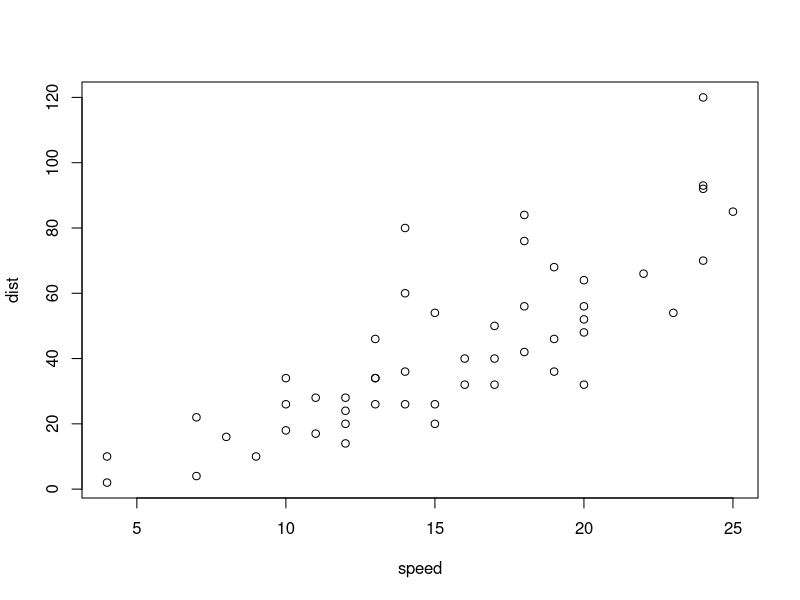
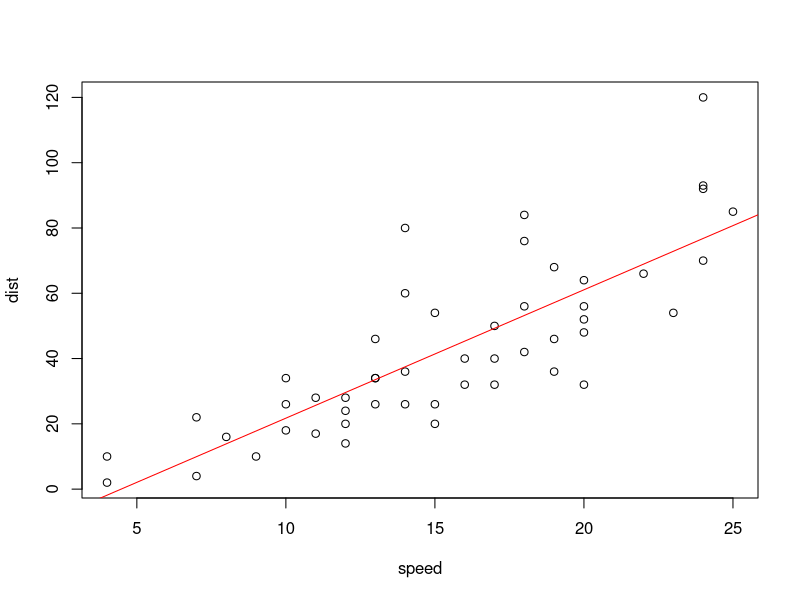
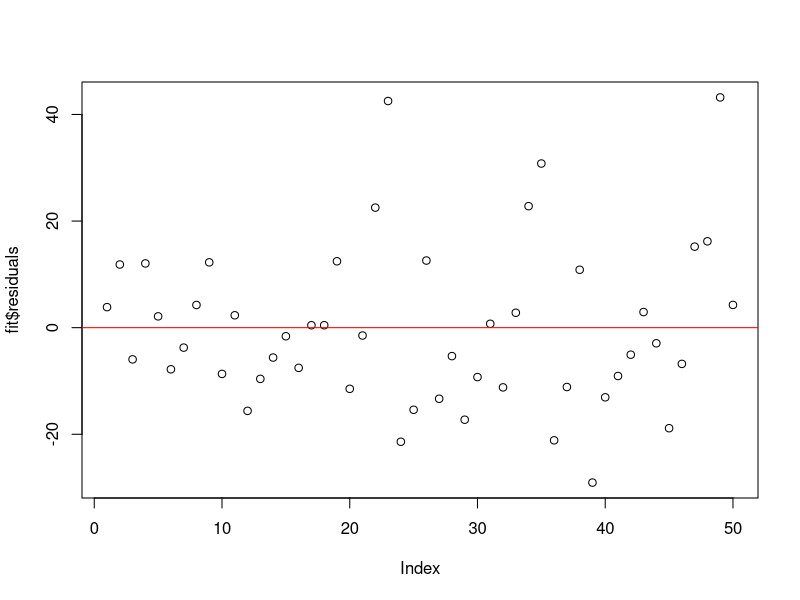
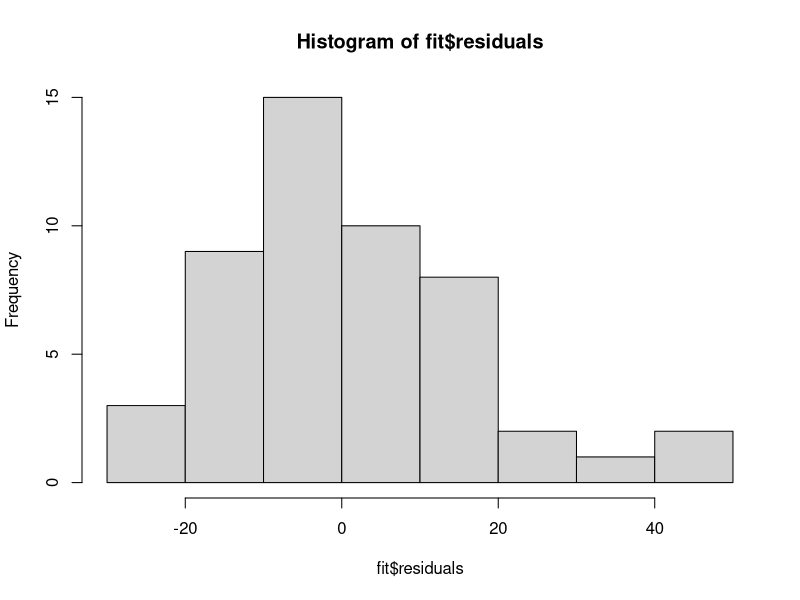
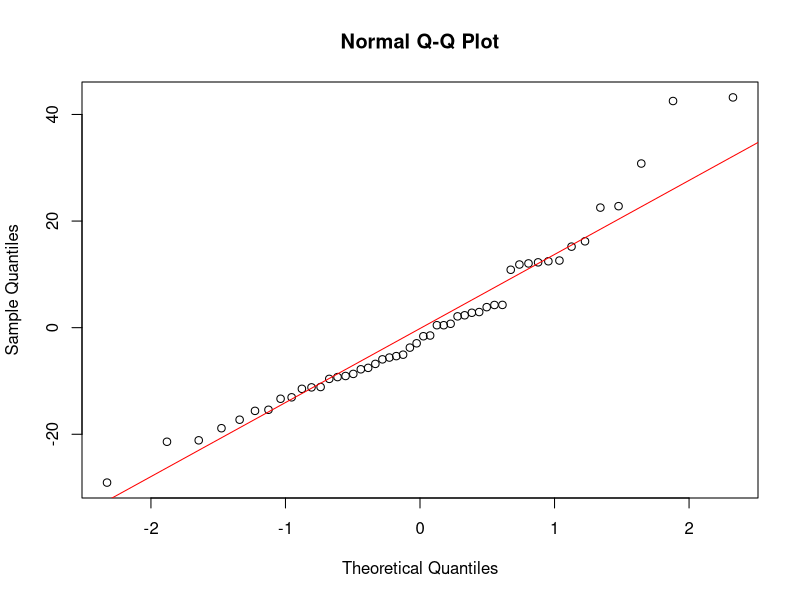
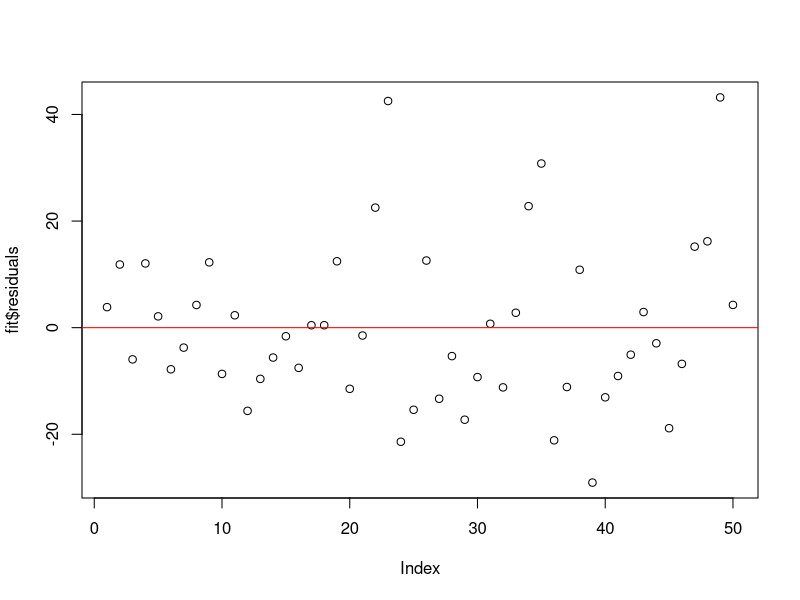
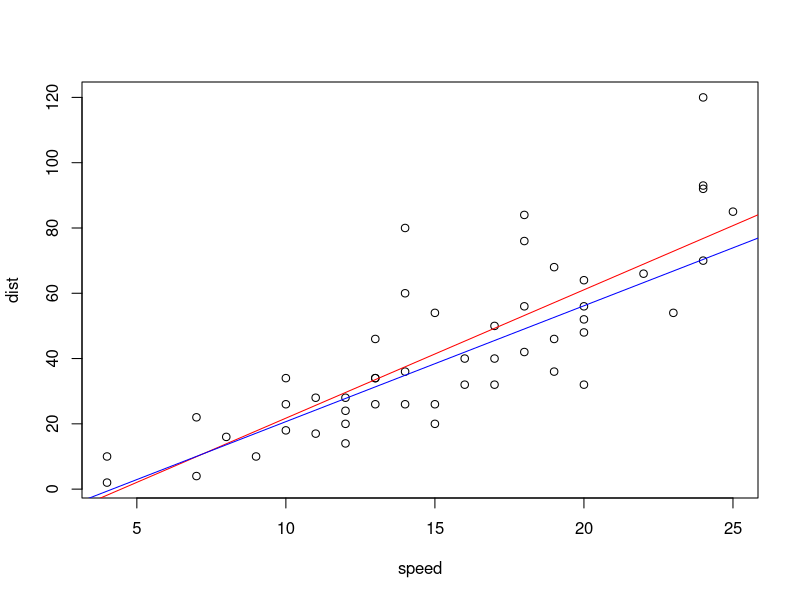
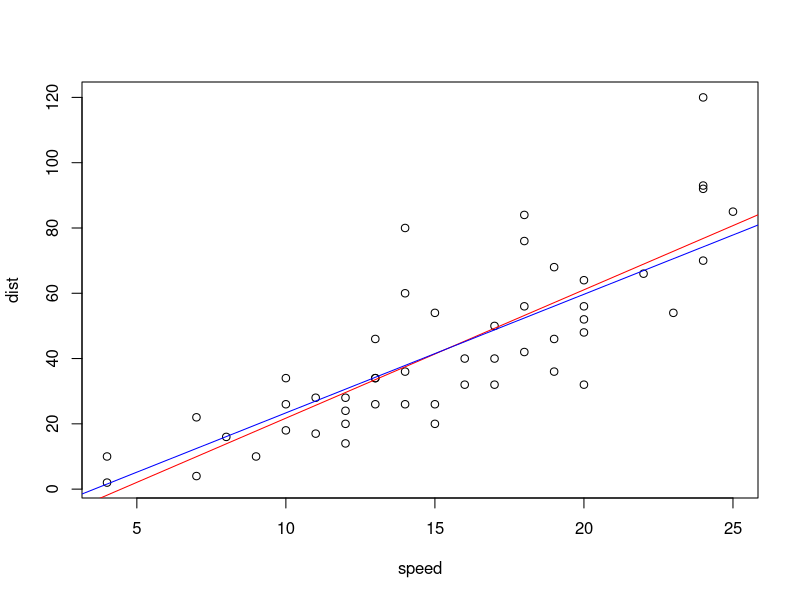

The R script that drew these images, in order:
## ---- chunk 1
library(datasets)
cars
## ---- chunk 2
plot(cars)
## ---- chunk 3
fit <- lm(formula=dist~speed, data=cars)
fit
## ---- chunk 4
plot(cars)
abline(fit, col="red")
## ---- chunk 5
plot(fit$residuals)
abline(0, 0, col="red")
## ---- chunk 6
hist(fit$residuals)
qqnorm(fit$residuals)
qqline(fit$residuals, col="red")
## ---- chunk 7
plot(fit$residuals)
abline(0, 0, col="red")
## ---- chunk 8
res.rank <- sort(fit$residuals)
suspect <- which(fit$residuals %in% res.rank[47:50])
## ---- chunk 9
plot(cars)
abline(fit, col="red")
fit.out <- lm(formula=dist[-suspect]~speed[-suspect], data=cars)
abline(fit.out, col="blue")
## ---- chunk 10
R.square <- sum((fit$fitted.values-mean(cars$dist))^2) / (sum((cars$dist - mean(cars$dist))^2))
R.square
## ---- chunk 11
summary(fit)
## ---- chunk 12
w <- 1/cars$speed
fit.wls <- lm(dist~speed, data=cars, weights=w)
plot(cars)
abline(fit, col="red")
abline(fit.wls, col="blue")
## ---- chunk 13
install.packages("ggplot2")
## ---- chunk 14
library(ggplot2)
ggplot(cars, aes(speed, dist)) + geom_point() + geom_smooth(method=lm, se=FALSE)
## ---- chunk 15
library(ggplot2)
ggplot(cars, aes(speed, dist)) + geom_point() + geom_smooth(se=FALSE)
